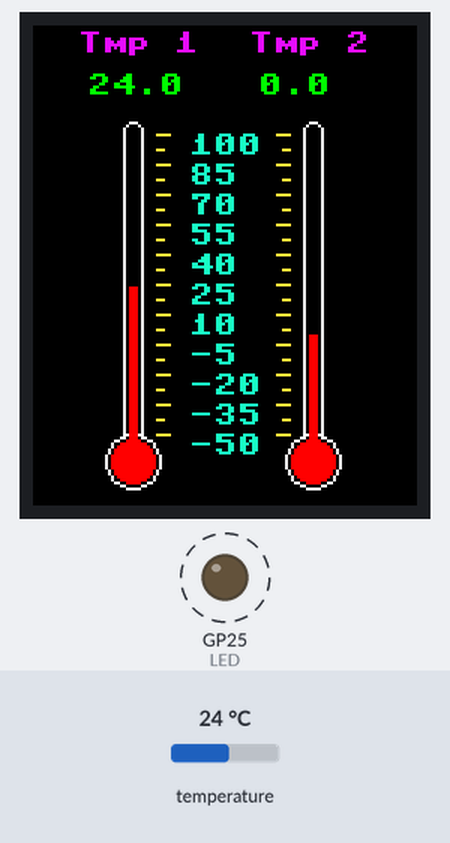
Bench run of a program on a simulated Raspberry Pi Pico running MicroPython. Parts: 128×160 colour display, output pins drawn as LEDs (lit = HIGH). Dashed ring = blinking. The inputs (shaded band) are chosen by the test bench; at power-on: temperature 24 °C. Library files of the repository ran but are not shown: ST7735.py; pins used as bus, display or sensor lines are not drawn; what the program prints to the serial console is not drawn.

Above: at 2.1 s.
2.2 s: temperature set to 12 °C
At 4.4 s:
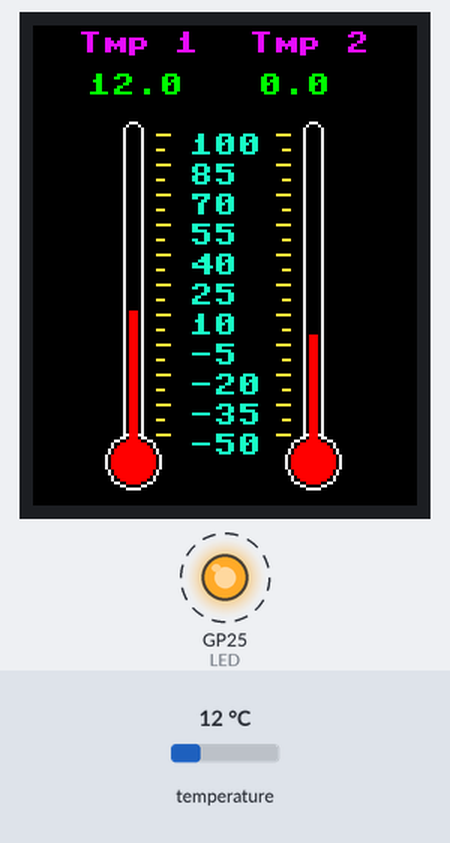
5.9 s: temperature set to 19 °C
At 7.8 s:
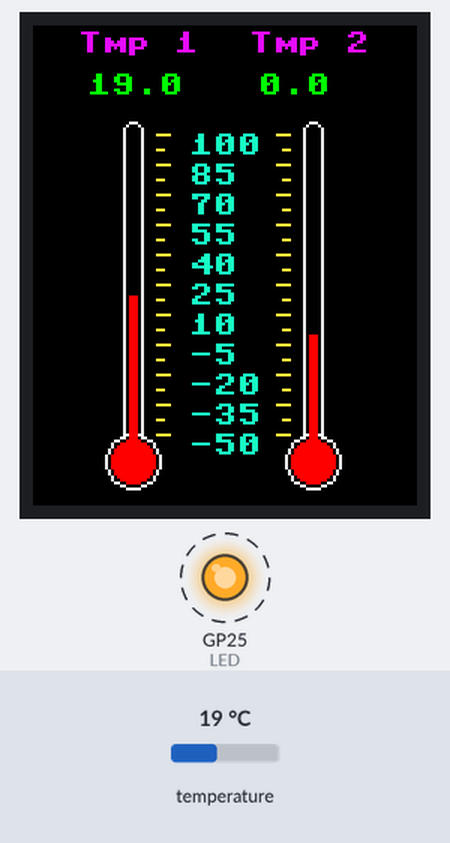
9.5 s: temperature set to 28 °C
At 11.0 s:
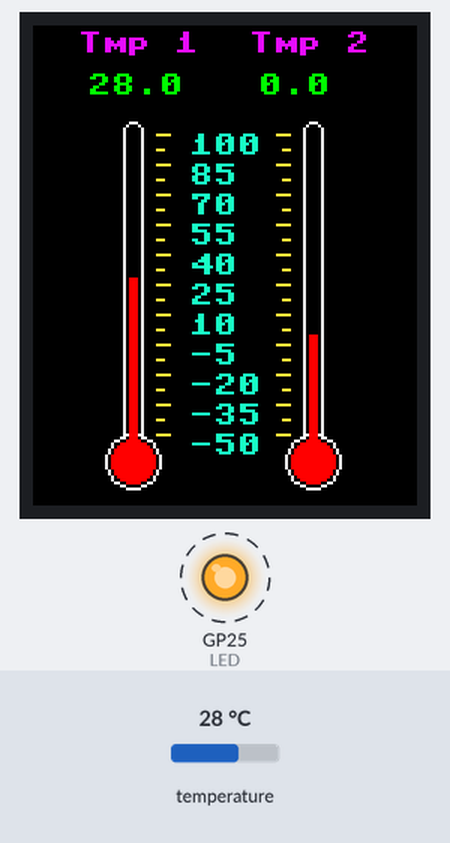
Timing chart, 0 to 18.7 s (numbered marks = the images above; inputs shaded):
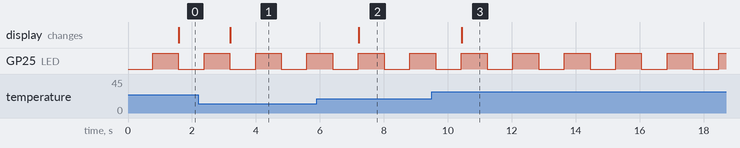

Measured:
- after the input at 2.2 s, the display: changes after 0.99 s (image 1)
- after the input at 5.9 s, the display: changes after 1.3 s (image 2)
- after the input at 9.5 s, the display: changes after 0.93 s (image 3)
- by itself, GP25 (LED): alternates HIGH for 0.80 s and LOW for 0.80 s

The program:

main.py
```python
from ST7735 import TFT18
from machine import Pin
from utime import sleep_ms
from onewire import OneWire
from ds18x20 import DS18X20
import array as array


LED = Pin(25, Pin.OUT)

lcd = TFT18()

ow = OneWire(Pin(28))
ds = DS18X20(ow)
roms = ds.scan()


def map_value(v, x_min, x_max, y_min, y_max):
    return int(y_min + (((y_max - y_min)/(x_max - x_min)) * (v - x_min)))


def circle(xc, yc, r, f, colour):
    a = 0
    b = r
    p = (1 - b)

    while(a <= b):
       if(f == True):
           lcd.line((xc - a), (yc + b), (xc + a), (yc + b), colour)
           lcd.line((xc - a), (yc - b), (xc + a), (yc - b), colour)
           lcd.line((xc - b), (yc + a), (xc + b), (yc + a), colour)
           lcd.line((xc - b), (yc - a), (xc + b), (yc - a), colour)

       else:
           lcd.pixel((xc + a), (yc + b), colour)
           lcd.pixel((xc + b), (yc + a), colour)
           lcd.pixel((xc - a), (yc + b), colour)
           lcd.pixel((xc - b), (yc + a), colour)
           lcd.pixel((xc + b), (yc - a), colour)
           lcd.pixel((xc + a), (yc - b), colour)
           lcd.pixel((xc - a), (yc - b), colour)
           lcd.pixel((xc - b), (yc - a), colour)

       if(p < 0):
           p += (3 + (2 * a))
           a += 1

       else:
           p += (5 + (2 * (a  - b)))
           a += 1
           b -= 1


def draw_background():
    lcd.text("Tmp 1", 15, 2, lcd.MAGENTA)
    lcd.text("Tmp 2", 72, 2, lcd.MAGENTA)

    circle(33, 145, 9 , False, lcd.WHITE)
    lcd.line(31, 139, 35, 139, lcd.BLACK)
    lcd.line(30, 137, 30, 34, lcd.WHITE)
    lcd.line(36, 137, 36, 34, lcd.WHITE)
    lcd.line(31, 33, 35, 33, lcd.WHITE)
    lcd.line(32, 33, 34, 33, lcd.BLACK)
    lcd.line(32, 32, 34, 32, lcd.WHITE)
    circle(33, 145, 7, True, lcd.RED)
    lcd.fill_rect(33, 137, 2, 1, lcd.RED)

    circle(93, 145, 9 , False, lcd.WHITE)
    lcd.line(91, 139, 95, 139, lcd.BLACK)
    lcd.line(90, 137, 90, 34, lcd.WHITE)
    lcd.line(96, 137, 96, 34, lcd.WHITE)
    lcd.line(91, 33, 95, 33, lcd.WHITE)
    lcd.line(92, 33, 94, 33, lcd.BLACK)
    lcd.line(92, 32, 94, 32, lcd.WHITE)
    circle(93, 145, 7, True, lcd.RED)
    lcd.fill_rect(93, 137, 2, 1, lcd.RED)

    for i in range (0, 100, 10):
        lcd.line(41, (41 + i), 43, (41 + i), lcd.YELLOW)
        lcd.line(83, (41 + i), 85, (41 + i), lcd.YELLOW)

    for i in range (0, 110, 10):
        lcd.line(41, (36 + i), 45, (36 + i), lcd.YELLOW)
        lcd.line(81, (36 + i), 85, (36 + i), lcd.YELLOW)

        lcd.text(str("%s" % (100 - int(1.5 * i))), 52, (36 + i), lcd.CYAN)


def temp_bar(x_pos, y_pos, bar):
    for i in range (0, 3):
        lcd.line((x_pos + i), y_pos, (x_pos + i), bar, lcd.RED)


while True:
    i = 0
    LED.toggle()
    tmp = array.array('f', [0, 0])
    lcd.fill(lcd.BLACK)
    draw_background()

    ds.convert_temp()
    sleep_ms(750)

    for rom in roms:
        j = int.from_bytes(rom, "big")
        tmp[i] = ds.read_temp(rom)
        print("ROM Code: " + str("%08x" % j) + " - Temp/Deg. C: "  + str("%2.1f" % tmp[i]))
        i += 1

    lcd.text(str("%2.1f" % tmp[0]), 18, 16, lcd.GREEN)
    lcd.text(str("%2.1f" % tmp[1]), 75, 16, lcd.GREEN)

    bar1 = map_value(tmp[0], -50, 100,  137, 36)
    bar2 = map_value(tmp[1], -50, 100,  137, 36)

    temp_bar(32, 137, bar1)
    temp_bar(92, 137, bar2)

    lcd.display()
```
